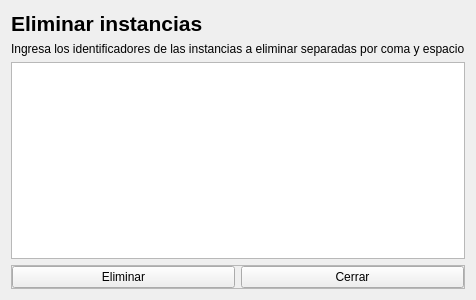
<?xml version="1.0" encoding="UTF-8"?>
<ui version="4.0">
 <class>Form</class>
 <widget class="QWidget" name="Form">
  <property name="geometry">
   <rect>
    <x>0</x>
    <y>0</y>
    <width>421</width>
    <height>300</height>
   </rect>
  </property>
  <property name="windowTitle">
   <string>Eliminar instancias</string>
  </property>
  <layout class="QVBoxLayout" name="verticalLayout">
   <item>
    <widget class="QLabel" name="label">
     <property name="font">
      <font>
       <pointsize>16</pointsize>
       <weight>75</weight>
       <bold>true</bold>
      </font>
     </property>
     <property name="text">
      <string>Eliminar instancias</string>
     </property>
    </widget>
   </item>
   <item>
    <widget class="QLabel" name="label_2">
     <property name="lineWidth">
      <number>1</number>
     </property>
     <property name="midLineWidth">
      <number>2</number>
     </property>
     <property name="text">
      <string>Ingresa los identificadores de las instancias a eliminar separadas por coma y espacio</string>
     </property>
    </widget>
   </item>
   <item>
    <widget class="QPlainTextEdit" name="textEdit">
     <property name="midLineWidth">
      <number>0</number>
     </property>
    </widget>
   </item>
   <item>
    <widget class="QFrame" name="frame">
     <property name="sizePolicy">
      <sizepolicy hsizetype="Preferred" vsizetype="Minimum">
       <horstretch>0</horstretch>
       <verstretch>0</verstretch>
      </sizepolicy>
     </property>
     <property name="frameShape">
      <enum>QFrame::StyledPanel</enum>
     </property>
     <property name="frameShadow">
      <enum>QFrame::Raised</enum>
     </property>
     <layout class="QHBoxLayout" name="horizontalLayout">
      <property name="leftMargin">
       <number>0</number>
      </property>
      <property name="topMargin">
       <number>0</number>
      </property>
      <property name="rightMargin">
       <number>0</number>
      </property>
      <property name="bottomMargin">
       <number>0</number>
      </property>
      <item>
       <widget class="QPushButton" name="btnEliminar">
        <property name="styleSheet">
         <string notr="true"/>
        </property>
        <property name="text">
         <string>Eliminar</string>
        </property>
       </widget>
      </item>
      <item>
       <widget class="QPushButton" name="btnCerrar">
        <property name="text">
         <string>Cerrar</string>
        </property>
       </widget>
      </item>
     </layout>
    </widget>
   </item>
  </layout>
 </widget>
 <resources/>
 <connections/>
</ui>
